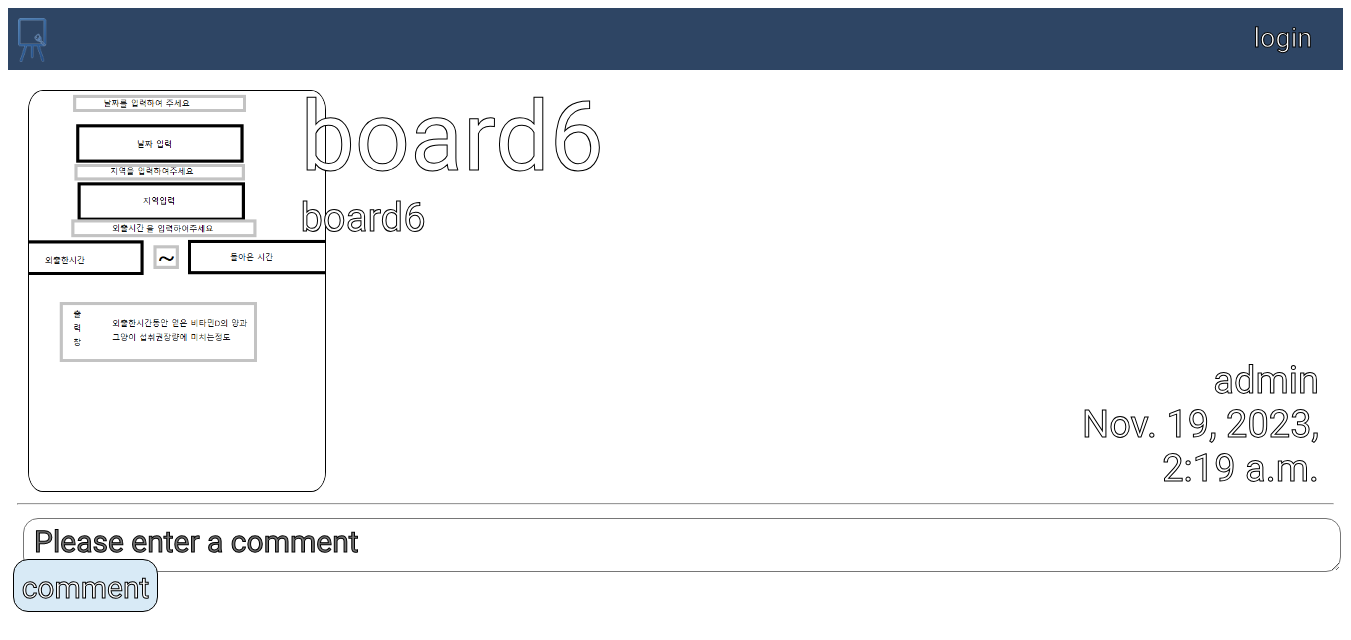
The app's page /palette/12/ with its own data.
### palette/models.py (models this page shows, shortened)
class Drawing(models.Model):
    subject = models.CharField(max_length=200)
    author = models.ForeignKey(User, on_delete=models.CASCADE)
    content = models.TextField(default='')
    imgfile = models.ImageField(null=True, upload_to="", blank=True)
    uploadedFile = models.FileField(upload_to="result/")
    create_date = models.DateTimeField()
    modify_date = models.DateTimeField(null=True, blank=True)

### palette/views.py (the view)
# urls.py: path('<int:drawing_id>/', views.detail, name='detail'),
def detail(request, drawing_id):
    drawing = get_object_or_404(Drawing, pk=drawing_id)
    context = {'drawing': drawing}
    return render(request, 'palette/drawing_detail.html', context)

### templates/palette/drawing_detail.html (shortened to what this page needs)
{% extends 'base.html' %}
{% block content %}
<div class="top">
    <div class="img-wrapper">
        <img src="../../media/{{ drawing.imgfile }}">
    </div>
    <div class='intro'>
        <div class='subject'>{{ drawing.subject }}</div>
        <div class='content'>
            {{ drawing.content }}
        </div>
    </div>
    <div class="right">
        <div class="info">
            <div class='drawing_info'>
                <div class='drawing_user'>{{ drawing.author.username }}</div>
                <div class='drawing_date'>{{ drawing.create_date }}</div>
            </div>
        </div>
    </div>
</div>
<hr class='sep'>
<div class="bot">
    <form action = "{% url 'palette:comment_create' drawing.id %}" method="post">
        <textarea name="content" id="content" rows="15" placeholder="Please enter a comment" class='comment'></textarea>
        <input type="submit" value="comment" class='comment_submit'>
    </form>
</div>
{% endblock %}

### templates/palette/drawing_detail.html (style rules this page uses)
.top { display: flex; flex: auto; justify-content: space-between; }
.img-wrapper { display: flex; position: relative; width: 400px; height: 400px; border-radius: 5%; margin-top: 20px; margin-left: 20px; }
.img-wrapper img { border-radius: 5%; position: absolute; transform: translate(50, 50); width: 100%; height: 100%; object-fit: cover; margin: auto; border: 1px solid black; border-radius: 5%; }
.intro { position: relative; font-family: 'Indie Flower', cursive; color:white; -webkit-text-stroke: 1px black; margin-left: -3vh; }
.subject { margin-top: 10px; font-size: 97px; }
.content { position: relative; font-size: 40px; width: 90vh; }
.drawing_info { flex-direction: column; display: flex; font-family: 'Indie Flower', cursive; color:white; -webkit-text-stroke: 1px black; align-items: flex-end; position:relative; text-align: right; font-size: 38px; }
.info { display: flex; align-items: flex-end; }
.right { display: flex; flex-direction: column; justify-content: space-between; position: relative; margin-right: 3vh; }
.sep { position: relative; top: 5px; width: 98.5%; }
.bot { display: block; }
.comment { width: 163vh; height: 45px; border-radius: 15px; font-family: 'Indie Flower', cursive; font-size: 30px; color:white; -webkit-text-stroke: 1px black; padding-top: 5px; padding-left: 10px; margin-top: 10px; margin-left: 15px; }
.comment_submit { position: relative; top: -17px; width: 145px; height: 53px; border: 1px solid black; background-color: #D8EAF6; border-radius: 15px; font-family: 'Indie Flower', cursive; font-size: 30px; color:white; -webkit-text-stroke: 1px black; margin-left: 5px; padding-top: 5px; }

### records on screen
Drawing: imgfile (picture), subject "board6", content "board6", author.username "admin", create_date "Nov. 19, 2023, 2:19 a.m."
